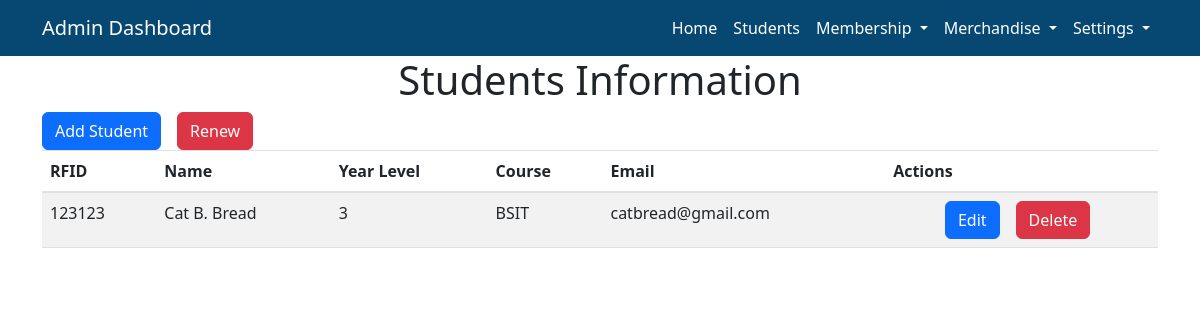
The page /Admin/AdminStudents.php (signed in) on the database its author committed.
### tables this page shows
CREATE TABLE `students` (
  `id_number` int(10) NOT NULL,
  `rfid` varchar(20) NOT NULL,
  `first_name` varchar(20) NOT NULL,
  `middle_name` varchar(20) NOT NULL,
  `last_name` varchar(20) NOT NULL,
  `email` varchar(50) NOT NULL,
  `course` varchar(5) NOT NULL,
  `year` int(11) NOT NULL,
  `password` varchar(150) NOT NULL,
  `status` varchar(5) NOT NULL,
  `membership` varchar(20) NOT NULL
);

### Backend/BackendAdmin.php (called while the page is built, shortened)
<?php
function retrieveStudents(){
    $db = Database::getInstance();
    $conn = $db->getConnection();
    $sqlStudents = "SELECT students.id_number,students.rfid, students.first_name, students.middle_name, students.last_name, students.year, students.course, students.email from students inner join renewal on students.id_number = renewal.id_number where students.status = 'TRUE' AND students.membership = 'Approve' AND renewal.status = 'Deactivate' AND renewal.renewal_date = 'None'";
    $result = mysqli_query($conn, $sqlStudents);
    if(mysqli_num_rows($result) > 0)
        {
          $listPerson = [];
          while($row = mysqli_fetch_array($result)) {
              $listPerson[] = $row;
          }
        }
    return $listPerson;
}
?>

### Admin/AdminStudents.php (the view, shortened to what this page needs)
<?php
     require '../Controller/apiAdmin.php';
     $listPerson = retrieveStudents();
?>
<!DOCTYPE html>
<html lang="en">
<head>
</head>
<body>
<h1 class="text-center">Students Information</h1>
<div class="container d-flex flex-row  gap-3 ">
  <a class="btn btn-primary " href="AdminAddStudent.php">Add Student</a>
  <form action="AdminStudents.php" method="POST" class="delete-form">
    <button id="renewBtn" type="submit" name="renew" class="btn btn-danger mr-2" onclick="return confirm('Are you certain about renewing the membership for all students?')">Renew</button>
                        </form>
</div>
<div class="container">
<table id="example" class="table table-striped table-hover display compact " style="width:100%; overflow:auto">
    <thead>
        <tr>
            <th>RFID</th>
            <th>Name</th>
            <th>Year Level</th>
            <th>Course</th>
            <th>Email</th>
            <th>Actions</th>
        </tr>
    </thead>
    <tbody>
        <?php foreach ($listPerson as $person): ?>
            <tr>
                <td><?php echo $person['rfid']; ?></td>
                <td><?php echo $person['first_name']." ".$person['middle_name'].". ".$person['last_name']; ?></td>
                <td><?php echo $person['year']; ?></td>
                <td><?php echo $person['course']; ?></td>
                <td><?php echo $person['email']; ?></td>
                <td class="align-middle">
    <div  class="d-flex justify-content-center align-items-center gap-3">
    <form action="AdminStudents.php" method="POST">
        <button type="submit" name="editStudent" class="btn btn-primary">Edit</button>
        </form>
        <form action="AdminStudents.php" method="POST" class="delete-form">
                            <button type="submit" name="delete" class="btn btn-danger mr-2" onclick="return confirm('Are you sure you want to delete this Student?')">Delete</button>
                        </form>
        </div>
</td>
            </tr>
        <?php endforeach; ?>
    </tbody>
</table>
  </div>
  <br>
  <br>
</body>
</html>

### rows shown on the page
students: rfid "123123", first_name "Cat", middle_name "B", last_name "Bread", year "3", course "BSIT", email "catbread@gmail.com"
